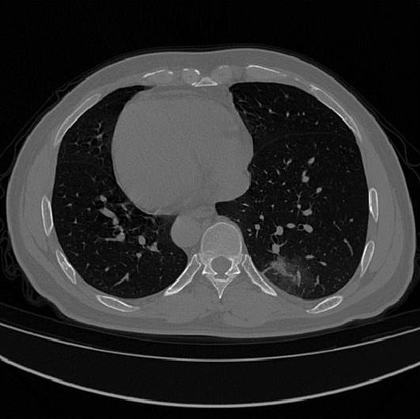
%> input picture ACL_Image/100.png, 420 x 419 px, shrunk from 531 x 530 before the run
$ octave --eval "result = contrast(imread('ACL_Image/100.png'));"   (GNU Octave 9; MATLAB toolbox functions it lacks are replaced by stand-ins)
%> lines starting %> are read from the running program, lines starting %| are printed output that depends on the picture
function cg = contrast(f) %f为输入图像，cg为输出的对比度数值
[~,~,z]=size(f);
%> z = 3
if z>1
    f=rgb2gray(f);
end
[m,n] = size(f);%求原始图像的行数m和列数n
%> m = 419; n = 420
g = padarray(f,[1 1],'symmetric','both');%对原始图像进行扩展，比如50*50的图像，扩展后变成52*52的图像，
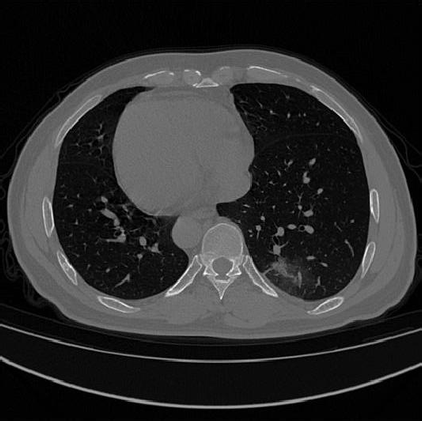
%> g: size 421x422 uint8; min 0, max 254, mean 44.8
%扩展只是对原始图像的周边像素进行复制的方法进行
[r,c] = size(g);%求扩展后图像的行数r和列数c
%> r = 421; c = 422
g = double(g); %把扩展后图像转变成双精度浮点数
%> g: size 421x422 double
k = 0; %定义一数值k，初始值为0
for i=2:r-1
    for j=2:c-1
        k = k+(g(i,j-1)-g(i,j))^2+(g(i-1,j)-g(i,j))^2+(g(i,j+1)-g(i,j))^2+(g(i+1,j)-g(i,j))^2;
    end
end
%> after the loop, k = 104536246
cg = k/(4*(m-2)*(n-2)+3*(2*(m-2)+2*(n-2))+4*2);%求原始图像对比度
%> cg = 148.9
